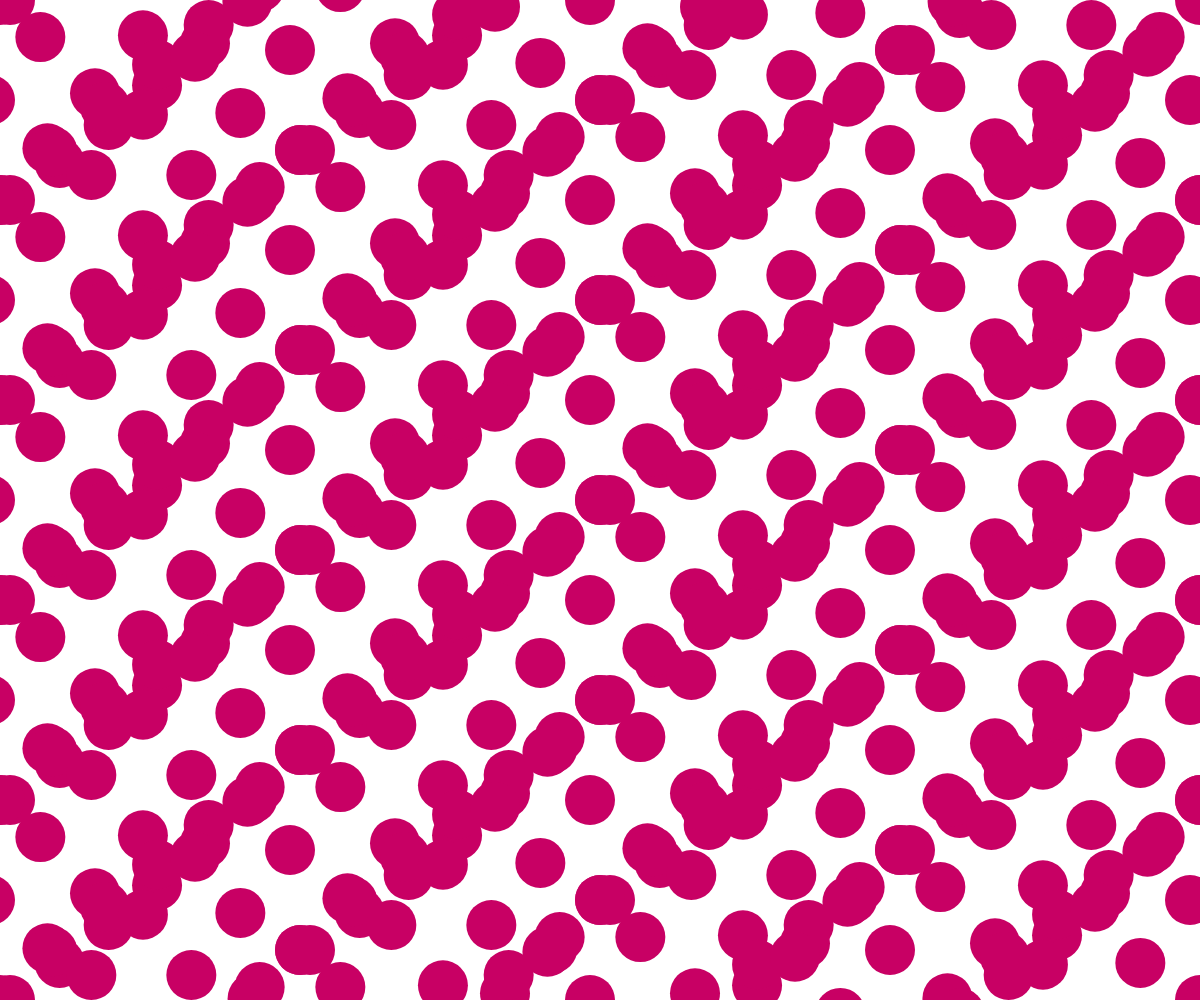
Frame 1 (no input)
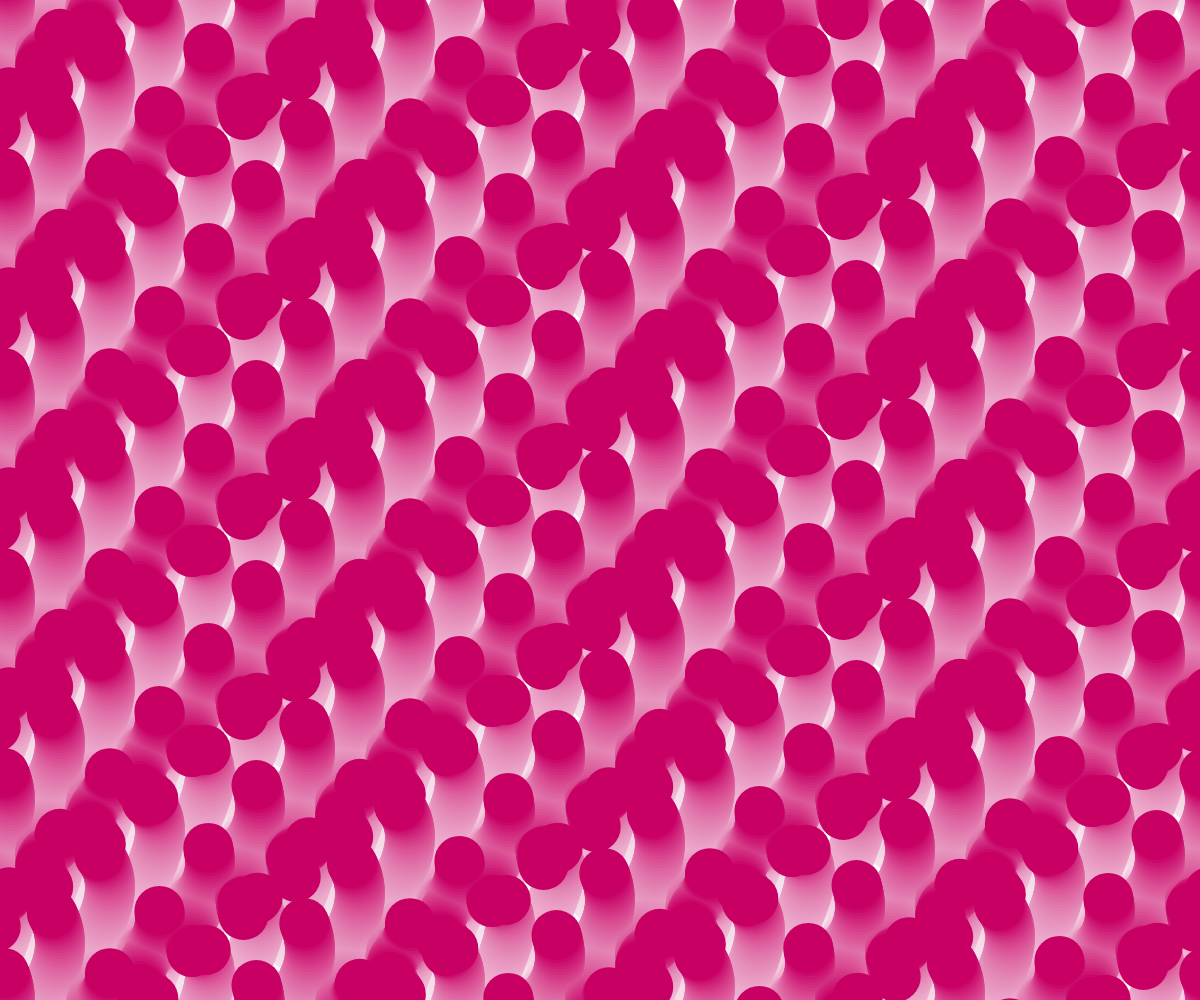
Frame 60 (no input)
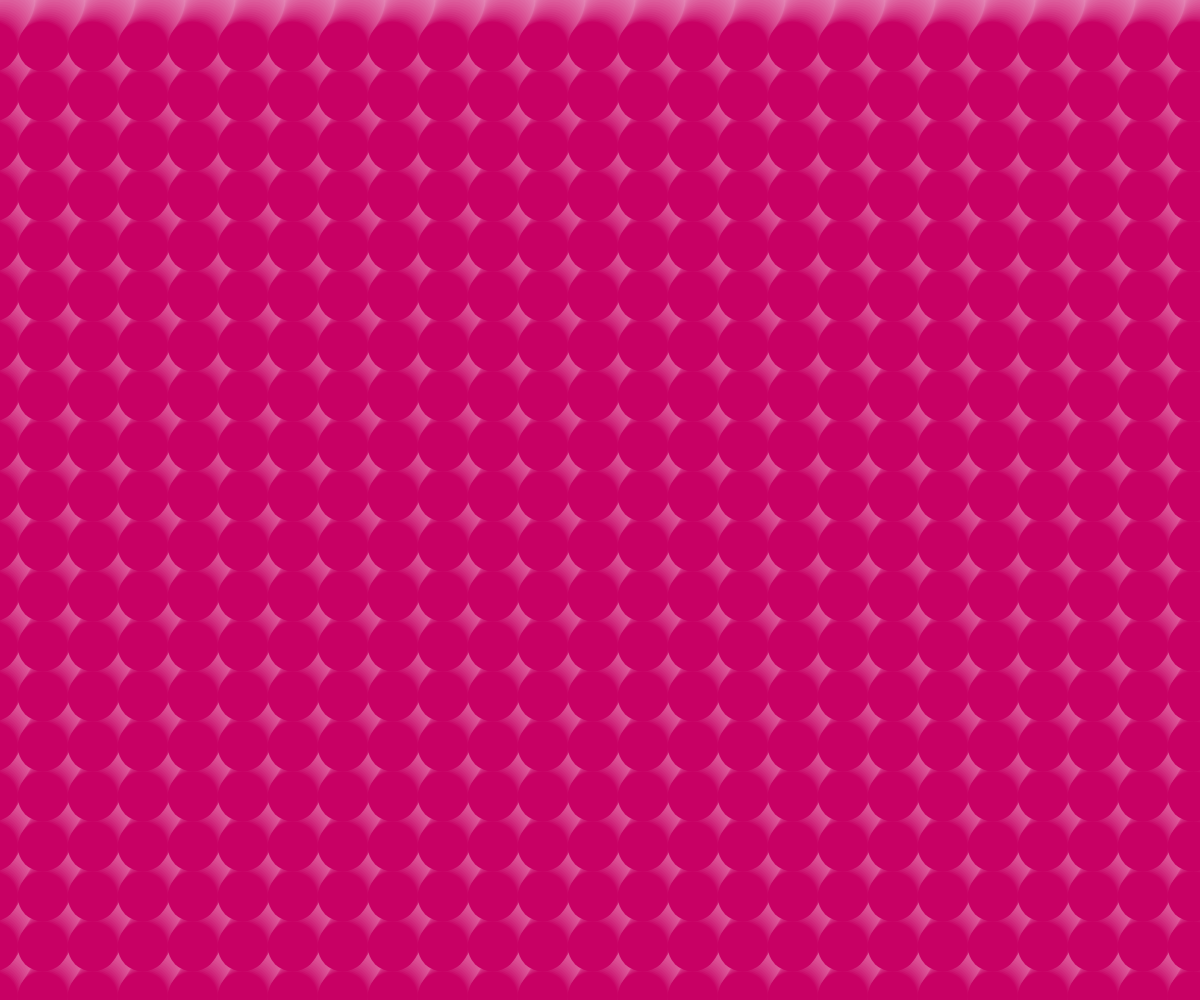
Frame 120 (the mouse pressed at the canvas centre since frame 60)

The p5.js sketch that drew these frames (run headless with seeded random() and noise() and a simulated clock; from frame 60 on, the mouse is pressed at the canvas centre):

// p5.js sketch
// ── sketch.js

let t = 0; // time variable
let c;
let pink;
let blue;

function setup() {
  createCanvas(windowWidth, windowHeight);
  noStroke();
  c = color(200,0,100);
  pink = color(200,0,100);
  blue = color (0,100,200);
}

function draw() {

  background(250, 10); // translucent background (creates trails)


  // make a x and y grid of ellipses
  for (let x = 0; x <= width; x += 50) {
    for (let y = 0; y <= height; y +=50) {
      // starting point of each circle depends on mouse position
      const xAngle = map(mouseX, 0, width, -2 * PI, 2 * PI, true);
      const yAngle = map(mouseY, 0, height, -2 * PI, 2 * PI, true);
      // and also varies based on the particle's location
      const angle = xAngle * (x / (width/5)) + yAngle * (y / (height/5));

      // each particle moves in a circle
      const myX = x + 10 * cos(4 * PI * t + angle);
      const myY = y + 50 * sin(2 * PI * t + angle);
      fill(c);
   
      ellipse(myX, myY, 50); // draw particle
    }
  }
 
  t = t + 0.01; // update time
}
function mousePressed(){
  if (c === pink){
    c = blue;
  }else{
    c = pink;
  }
};
   
